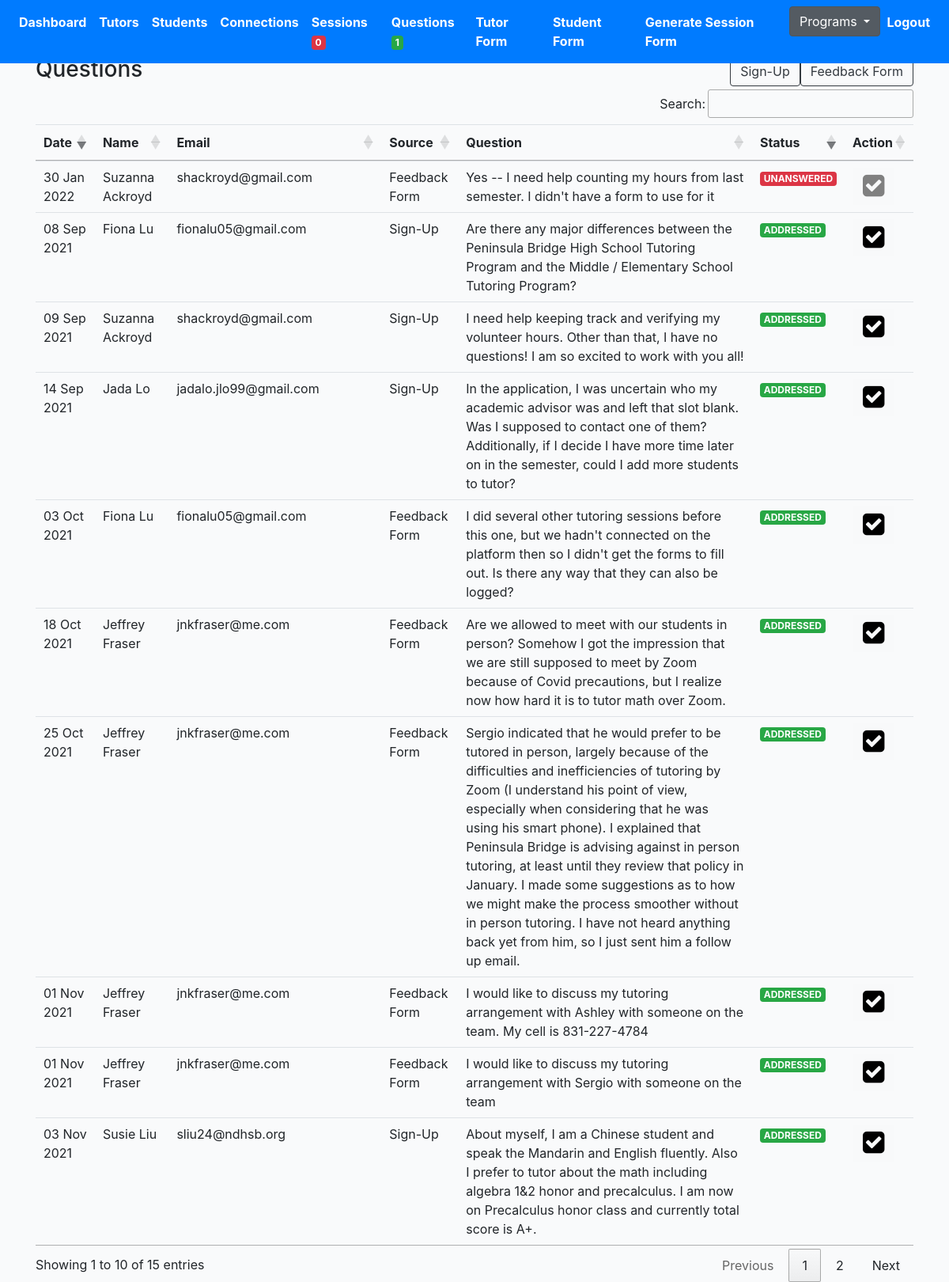
The page /tutoring/questions/ (signed in) on the database as committed earlier.
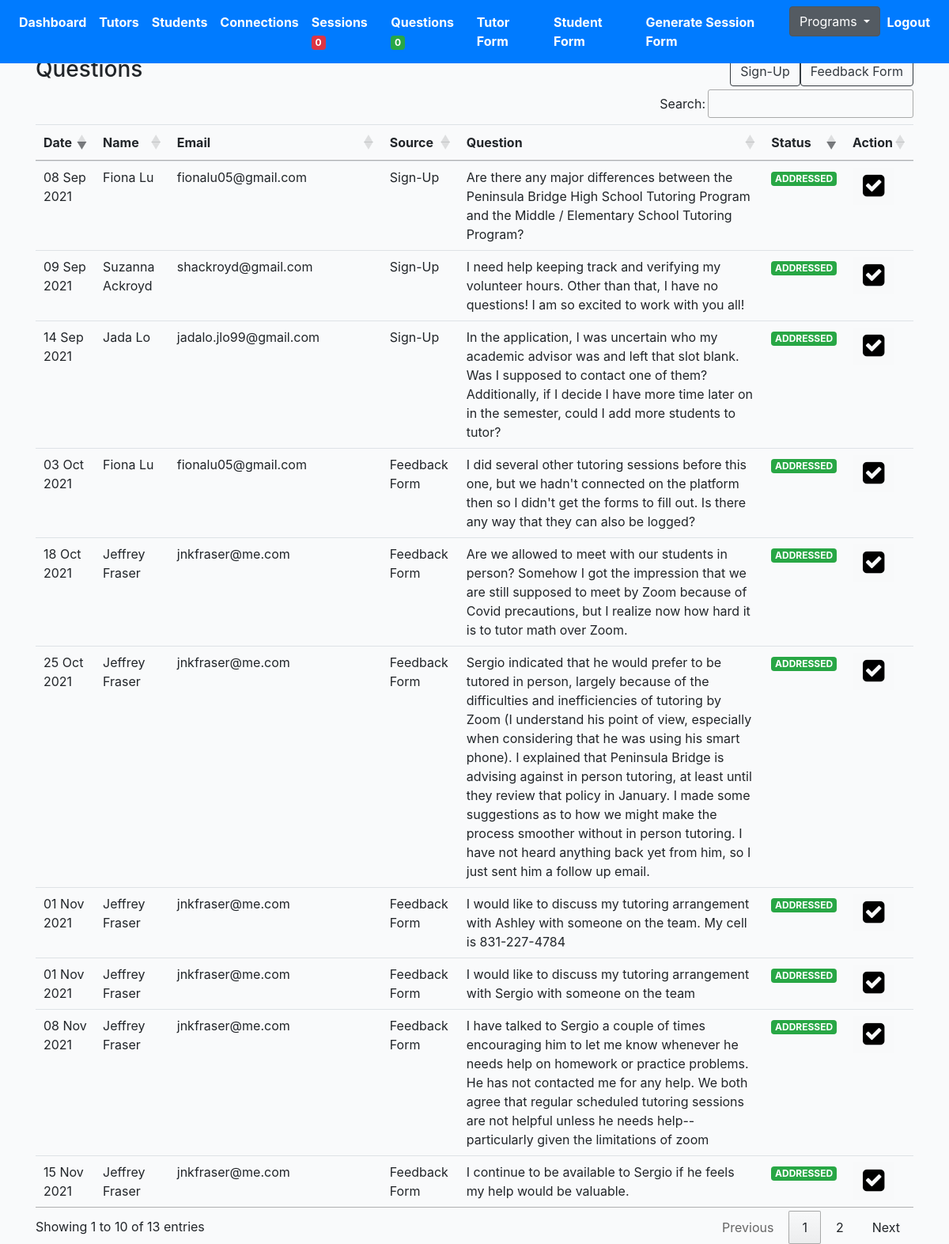
The same page on the database as committed later.
### profiles/models.py (models this page shows, shortened)
class Question(models.Model):
    tutor = models.ForeignKey(Profile, on_delete=models.CASCADE, related_name='tutor_question')
    question = models.TextField(null=True, blank=True, max_length=1000)
    action = models.BooleanField(default=False)
    status = models.CharField(null=True, blank=True, max_length=200, choices=QUESTION_STATUS_CHOICES)
    updated = models.DateTimeField(auto_now=True)
    created = models.DateTimeField(auto_now_add=True)
    source = models.CharField(null=True, blank=True, max_length=200)

class Profile(models.Model):
    role = models.CharField(max_length=200, choices=ROLE_CHOICES_PROFILE, null=True)
    avatar = models.ImageField(default='avatar.png', upload_to='avatars/')
    first_name = models.CharField(max_length=200, blank=True)
    last_name = models.CharField(max_length=200, blank=True)
    email = models.EmailField(max_length=200, blank=True)
    student_grade = models.CharField(null=True, blank=True, max_length=200, choices=STUDENT_GRADE_CHOICES)
    grade = models.CharField(null=True, blank=True, max_length=200, choices=GRADE_CHOICES)
    academic_advisor = models.ForeignKey(Academicadvisor, null=True, blank=True, on_delete=models.CASCADE, related_name='academic_advisor')
    academic_advisor_email = models.EmailField(max_length=200, blank=True)
    subjects = models.ManyToManyField(Subject, blank=True, related_name='subjects')
    school = models.CharField(max_length=200, blank=True)
    friends = models.ManyToManyField("self", blank=True, related_name='testfriends')
    updated = models.DateTimeField(auto_now=True)
    created = models.DateTimeField(auto_now_add=True)
    slug = models.SlugField(unique=True, blank=True)
    flag = models.BooleanField(default=False)
    parent1_first_name = models.CharField(max_length=200, blank=True)
    parent1_last_name = models.CharField(max_length=200, blank=True)
    parent1_phone = models.CharField(max_length=200, blank=True)
    parent1_email = models.EmailField(max_length=200, blank=True)
    student_capacity = models.IntegerField(null=True, blank=True)
    phone = models.CharField(max_length=200, blank=True)
    question = models.TextField(null=True, blank=True, max_length=1000)
    languages = models.ManyToManyField(Language, blank=True, related_name='subjects')
    comfortable_share_phone = models.BooleanField(default=False)
    permission_share_grade = models.BooleanField(default=False)
    optional_school_loop_profile_link = models.TextField(null=True, blank=True, max_length=500)
    optional_school_loop_username = models.TextField(null=True, blank=True, max_length=500)
    optional_school_loop_password = models.TextField(null=True, blank=True, max_length=500)
    parent_languages = models.CharField(null=True, blank=True, max_length=200, choices=LANGUAGE_CHOICES)
    age = models.IntegerField(null=True, blank=True)
    ethnic = models.CharField(null=True, blank=True, max_length=200, choices=ETHNIC_CHOICES)
    note = models.TextField(null=True, blank=True, max_length=1000)
    interest = models.ManyToManyField(Interest, blank=True, related_name='interest')
    check = models.CharField(null=True, blank=True, max_length=200, choices=YES_NO)
    status = models.CharField(null=True, blank=True, max_length=200, choices=PROFILE_STATUS, default='active')
    connect_virtual = models.BooleanField(default=False)
    __initial_first_name = None
    __initial_last_name = None
    def __init__(self, *args, **kwargs):
        super().__init__(*args, **kwargs)
        self.__initial_first_name = self.first_name
        self.__initial_last_name = self.last_name

### profiles/views.py (the view)
# urls.py: path('questions/', QuestionListView.as_view(), name='question-list-view'),
@method_decorator(login_required, name='dispatch')
@method_decorator(allowed_users(allowed_roles=['tutor', 'admin']), name='dispatch')
class QuestionListView(ListView):
    model = Question
    template_name = 'tutor/question-list.html'
    def get_queryset(self):
        qs = Question.objects.all().order_by('status').reverse()
        return qs

### cprofiles/context_processors.py (called while the page is built)
def choice_question(request):
    if(request.user.id):
        choice_unanswered_question_num = Question.objects.filter(status="UNANSWERED").count()
        choice_session_flag_num = Session.objects.filter(flag=True).count()
        return {
            'choice_unanswered_question_num' : choice_unanswered_question_num,
            'choice_session_flag_num' : choice_session_flag_num
        }
    return {}

### middleschool/context_processors.py (called while the page is built)
def middle_school_question(request):
    if(request.user.id):
        middle_school_unanswered_question_num = Question.objects.filter(status="UNANSWERED").count()
        middle_school_session_flag_num = Session.objects.filter(flag=True).count()
        return {
            'middle_school_unanswered_question_num' : middle_school_unanswered_question_num,
            'middle_school_session_flag_num' : middle_school_session_flag_num
        }
    return {}

### templates/tutor/question-list.html (shortened to what this page needs)
{% extends 'base.html' %}
{% load static %}
{% block stylesheet %}{% static '/css/my_invites.css' %}{% endblock %}
{% block content %}
<div class="row">
    <div class="col-auto mr-auto">
        <h3>Questions</h3>
    </div>
    <div class="col-auto">
        <div class="btn-group" role="group" aria-label="Basic example">
            <form action="{% url 'profiles:search-question' %}" method="POST">
                <button type="submit" class="btn btn-outline-dark">Sign-Up</button>
            </form>
            <form action="{% url 'profiles:search-question' %}" method="POST">
                <button type="submit" class="btn btn-outline-dark">Feedback Form</button>
            </form>
        </div>
    </div>
</div>
<div class="table-responsive-lg">
    <table id="myTable" class="table">
        <thead>
            <tr>
                <th scope="col">Date</th>
                <th scope="col">Name</th>
                <th scope="col">Email</th>
                <th scope="col">Source</th>
                <th scope="col">Question</th>
                <th scope="col">Status</th>
                <th scope="col">Action</th>
            </tr>
        </thead>
        <tbody>
            {% for obj in object_list %}
            <tr>
                <td>{{obj.created|date:"d M Y"}}</td>
                <td>{{obj.tutor.first_name}} {{obj.tutor.last_name}}</td>
                <td>{{obj.tutor.email}}</td>
                <td>{{obj.source}}</td>
                <td>{{obj.question}}</td>
                <td>
                {% if obj.status == 'ADDRESSED' %}
                <div class="status{{obj.id}}"><span class="badge badge-success">ADDRESSED</span></div>
                {% elif obj.status == 'UNANSWERED' %}
                <div class="status{{obj.id}}"><span class="badge badge-danger">UNANSWERED</span></div>
                {% endif %}
                </td>
                <td>
                    <form action="{% url 'profiles:action-question' %}" method="POST" class='like-form' id='{{obj.id}}'>
                    <button type="submit" class="like_btn btn btn-light like-btn{{obj.id}}">
                        {% if obj.action == False %}
                        <i class="fa fa-check-square fa-2x thumb{{obj.id}}" style="color:grey"></i>
                        {% else %}
                        <i class="fa fa-check-square fa-2x thumb{{obj.id}}"style="color:black"></i>
                        {% endif %}
                    </button>
                    </form>
                </td>
            </tr>
            {% endfor %}
        </tbody>
    </table>
</div>
{% endblock content %}

Rows that differ between the two databases and show on the page:
no longer on this page (row edited): Question: created "30 Jan 2022", tutor.first_name "Suzanna", tutor.last_name "Ackroyd", tutor.email "shackroyd@gmail.com", source "Feedback Form", question "Yes -- I need help counting my hours from last semester. I didn't have a form to use for it"
removed Question: created "03 Nov 2021", tutor.first_name "Susie", tutor.last_name "Liu", tutor.email "sliu24@ndhsb.org", source "Sign-Up", question "About myself, I am a Chinese student and speak the Mandarin and English fluently. Also I prefer to tutor about the math including algebra 1&2 honor and precalculus. I am now on Precalculus honor class and currently total score is A+."
now on this page (row unchanged): Question: created "08 Nov 2021", tutor.first_name "Jeffrey", tutor.last_name "Fraser", tutor.email "jnkfraser@me.com", source "Feedback Form", question "I have talked to Sergio a couple of times encouraging him to let me know whenever he needs help on homework or practice problems. He has not contacted me for any help. We both agree that regular scheduled tutoring sessions are not helpful unless he needs help--particularly given the limitations of zoom"
now on this page (row unchanged): Question: created "15 Nov 2021", tutor.first_name "Jeffrey", tutor.last_name "Fraser", tutor.email "jnkfraser@me.com", source "Feedback Form", question "I continue to be available to Sergio if he feels my help would be valuable."
Other text that changed with them:
{{ high_school_unanswered_question_num }}: "1" → "0"
text written by a page script: "Search: Showing 1 to 10 of 15 entries Previous 1 2 Next" → "Search: Showing 1 to 10 of 13 entries Previous 1 2 Next"
